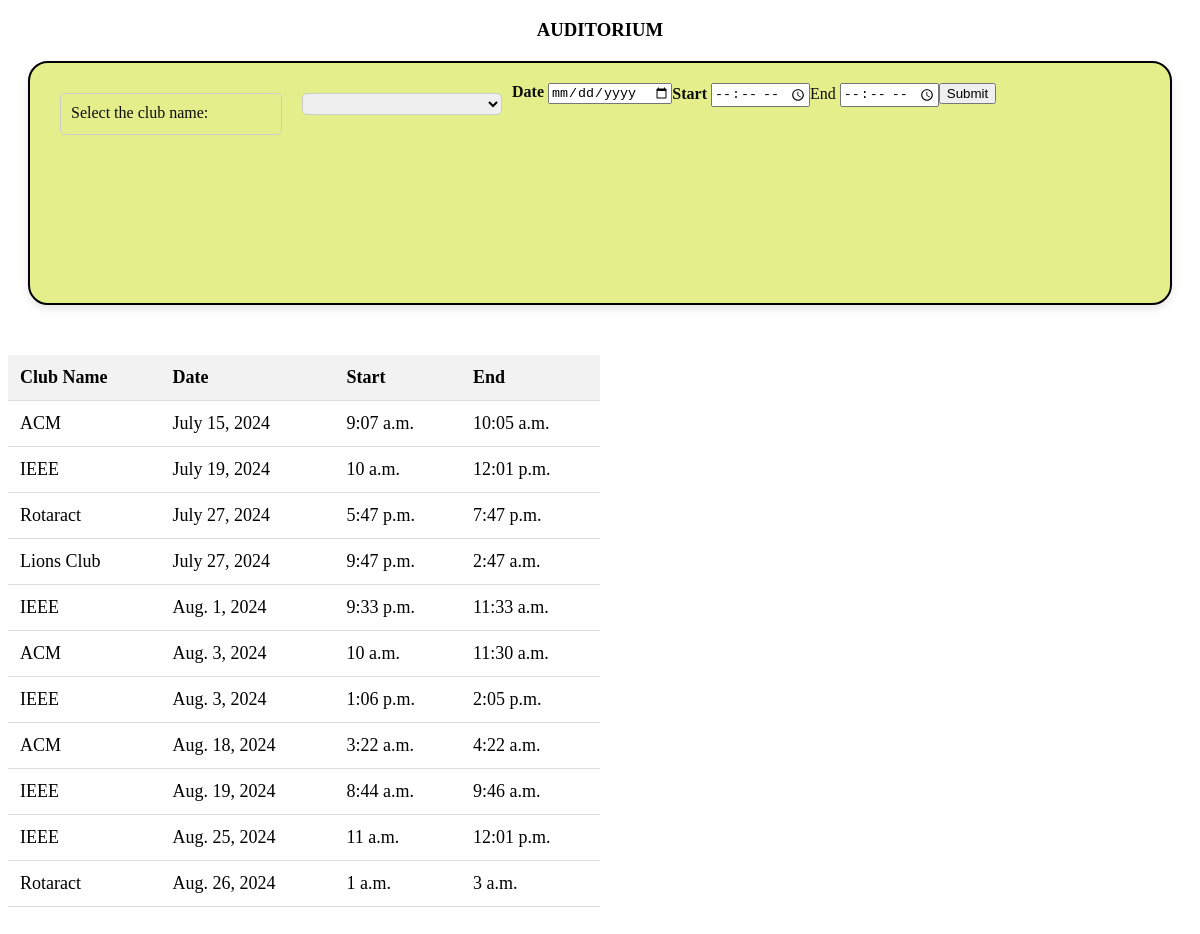
The page /audi/ on the database its author committed.
### myapp/models.py (models this page shows, shortened)
class Booking(models.Model):
    club_name = models.CharField(max_length=100)
    date = models.DateField()
    start_time = models.TimeField()
    end_time = models.TimeField()

### myapp/views.py (the view, shortened to what this page needs)
# urls.py: path("audi/",audi,name="audi"),
def audi(request):
    servicedata = Booking.objects.all().order_by('date')
    data={
        'servicedata': servicedata
    }
    context ={
        'bookings':servicedata,
    }
    return render(request, 'audi.html', context)

### myapp/templates/audi.html (shortened to what this page needs)
<!DOCTYPE html>
<html lang="en">
  <head>
    {% load static %}
    <link rel="stylesheet" href="{% static 'audi.css' %}" />
  </head>
  <body>
    <div class="text" id="AUDITORIUM">
      <h3>AUDITORIUM</h3>
    </div>
    <form action="{% url 'myapp:audi' %}" method="post">
      <div class="container2">
        <div class="con1">
        <label class="clubs" for="clubs">Select the club name:</label>
        <select class="clubs" id="clubs" name="clubs">
          <option value="" class="clbnm" disabled selected>-----</option>
        </select>
        <div class="date">
          <label for="date">Date</label>
          <input type="date" id="date" name="date" />
        </div>
        <div class="start">
          <label for="from">Start</label>
          <input type="time" id="from" name="from" />
        </div>
        <div class="end">
          <label for="to">End</label>
          <input type="time" id="to" name="to" />
        </div>
        <div class="submit">
          <input class="submit" name="submit" type="submit" value="Submit" />
        </div>
      </div>
      </div>
    </form>
    <div class="container1">
      <div class="status" id="refresh">
        <table class="statustable">
          <tr id="tr1">
            <th>Club Name</th>
            <th>Date</th>
            <th>Start</th>
            <th>End</th>
          </tr>
          {% for booking in bookings %}
          <tr id="tr1">
            <td>{{ booking.club_name }}</td>
            <td>{{ booking.date }}</td>
            <td>{{ booking.start_time }}</td>
            <td>{{ booking.end_time }}</td>
          </tr>
          {% endfor %}
        </table>
      </div>
    </div>
  </body>
</html>

### myapp/static/audi.css (style rules this page uses)
.text { text-align: center; }
.statustable { width: 50%; border-collapse: collapse; margin: 50px 0; font-size: 18px; text-align: left; }
th, td { padding: 12px; border-bottom: 1px solid #ddd; }
th { background-color: #f2f2f2; }
.clubs { padding: 10px; font-size: 16px; border: 1px solid #ccc; border-radius: 5px; width: 200px; }
.date { font-weight: bold; text-align: left; }
.start { font-weight: bold; text-align: right; }
.con1 { border-radius: 20px; color: rgb(13, 13, 13); display: flex; border: 2px solid black; padding: 20px; background-color: #e4ee8b; margin: 20px; box-shadow: 0 4px 8px rgba(0, 0, 0, 0.1); height: 200px; }
.clubs { height: 20px; padding: 10px; margin: 10px; }

### rows shown on the page
Booking: club_name "ACM", date "July 15, 2024", start_time "9:07 a.m.", end_time "10:05 a.m."
Booking: club_name "IEEE", date "July 19, 2024", start_time "10 a.m.", end_time "12:01 p.m."
Booking: club_name "Rotaract", date "July 27, 2024", start_time "5:47 p.m.", end_time "7:47 p.m."
Booking: club_name "Lions Club", date "July 27, 2024", start_time "9:47 p.m.", end_time "2:47 a.m."
Booking: club_name "IEEE", date "Aug. 1, 2024", start_time "9:33 p.m.", end_time "11:33 a.m."
Booking: club_name "ACM", date "Aug. 3, 2024", start_time "10 a.m.", end_time "11:30 a.m."
Booking: club_name "IEEE", date "Aug. 3, 2024", start_time "1:06 p.m.", end_time "2:05 p.m."
Booking: club_name "ACM", date "Aug. 18, 2024", start_time "3:22 a.m.", end_time "4:22 a.m."
Booking: club_name "IEEE", date "Aug. 19, 2024", start_time "8:44 a.m.", end_time "9:46 a.m."
Booking: club_name "IEEE", date "Aug. 25, 2024", start_time "11 a.m.", end_time "12:01 p.m."
Booking: club_name "Rotaract", date "Aug. 26, 2024", start_time "1 a.m.", end_time "3 a.m."
